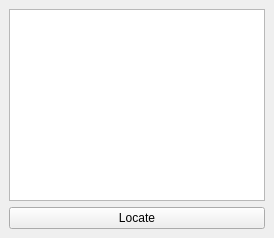
  <widget class="QDockWidget" name="dockPaper">
   <property name="minimumSize">
    <size>
     <width>100</width>
     <height>142</height>
    </size>
   </property>
   <property name="toolTip">
    <string>Displays steno notes, time of
stroke, media time, and cursor
position.</string>
   </property>
   <property name="whatsThis">
    <string/>
   </property>
   <property name="accessibleName">
    <string>Paper Tape</string>
   </property>
   <property name="accessibleDescription">
    <string/>
   </property>
   <property name="windowTitle">
    <string>Paper Tape</string>
   </property>
   <attribute name="dockWidgetArea">
    <number>1</number>
   </attribute>
   <widget class="QWidget" name="dockWidgetContents">
    <layout class="QVBoxLayout" name="verticalLayout_4">
     <item>
      <widget class="QPlainTextEdit" name="strokeList">
       <property name="minimumSize">
        <size>
         <width>0</width>
         <height>0</height>
        </size>
       </property>
       <property name="font">
        <font>
         <family>Courier New</family>
         <pointsize>8</pointsize>
        </font>
       </property>
       <property name="focusPolicy">
        <enum>Qt::FocusPolicy::NoFocus</enum>
       </property>
       <property name="contextMenuPolicy">
        <enum>Qt::ContextMenuPolicy::NoContextMenu</enum>
       </property>
       <property name="undoRedoEnabled">
        <bool>false</bool>
       </property>
       <property name="lineWrapMode">
        <enum>QPlainTextEdit::LineWrapMode::NoWrap</enum>
       </property>
       <property name="readOnly">
        <bool>true</bool>
       </property>
       <property name="plainText">
        <string/>
       </property>
       <property name="tabStopDistance">
        <double>50.000000000000000</double>
       </property>
       <property name="textInteractionFlags">
        <set>Qt::TextInteractionFlag::TextSelectableByKeyboard|Qt::TextInteractionFlag::TextSelectableByMouse</set>
       </property>
      </widget>
     </item>
     <item>
      <layout class="QHBoxLayout" name="horizontalLayout_9">
       <item>
        <widget class="QPushButton" name="strokeLocate">
         <property name="focusPolicy">
          <enum>Qt::FocusPolicy::NoFocus</enum>
         </property>
         <property name="contextMenuPolicy">
          <enum>Qt::ContextMenuPolicy::NoContextMenu</enum>
         </property>
         <property name="toolTip">
          <string>Select stroke and locate in editor text</string>
         </property>
         <property name="text">
          <string>Locate</string>
         </property>
        </widget>
       </item>
      </layout>
     </item>
    </layout>
   </widget>
  </widget>
